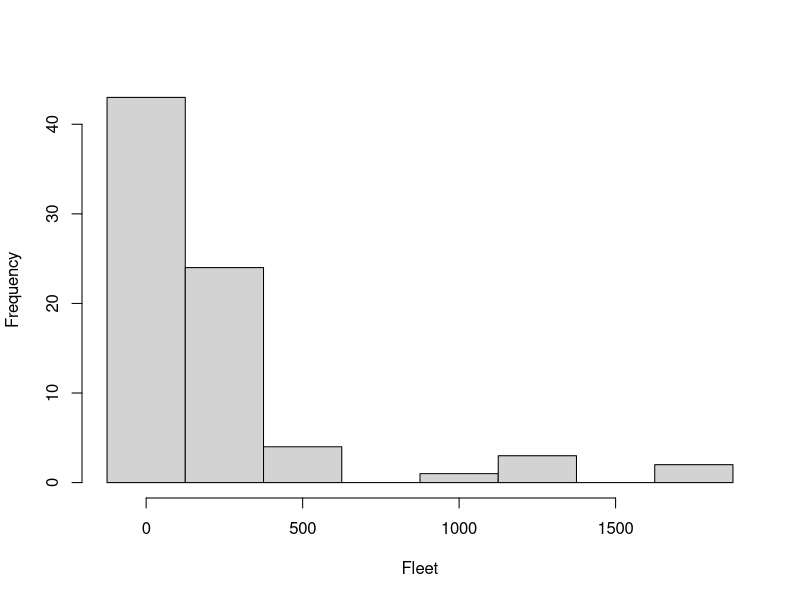
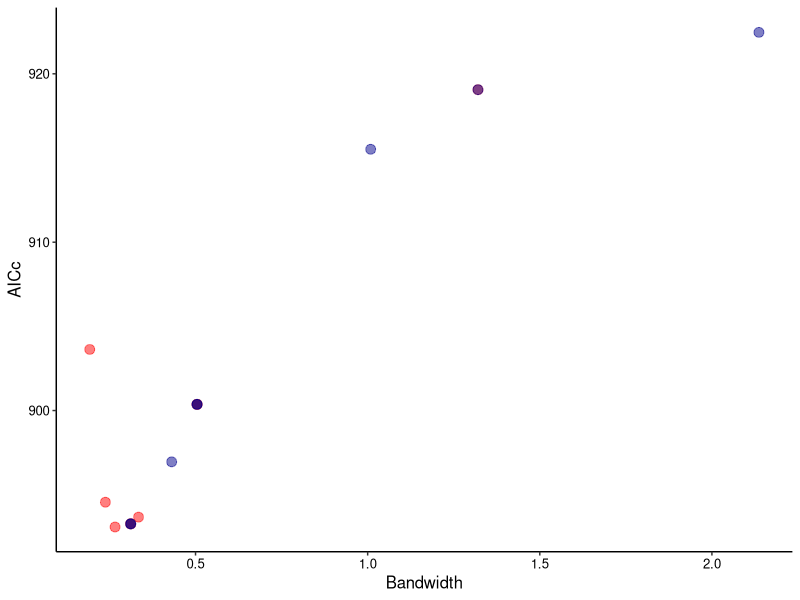
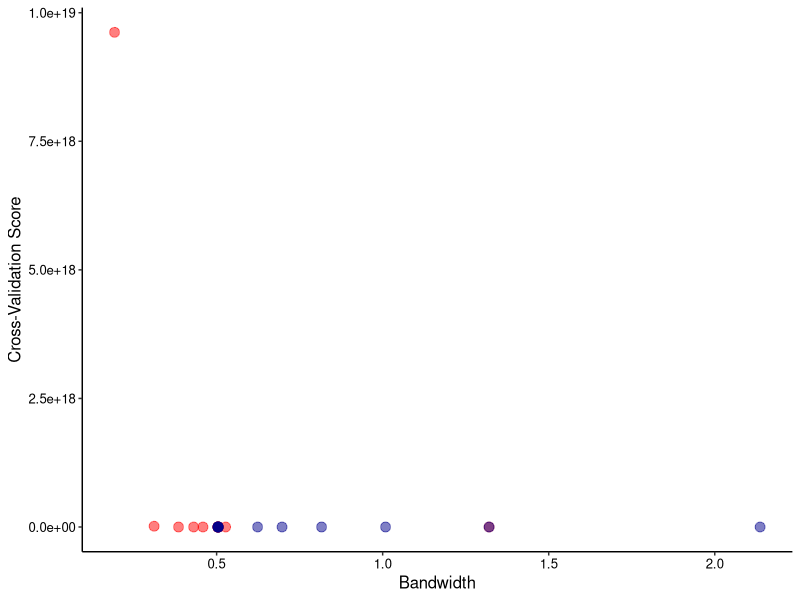
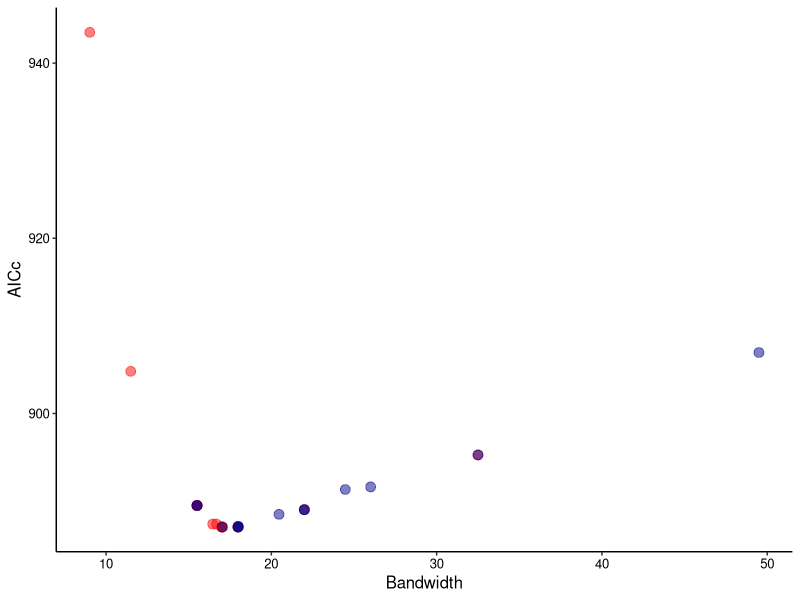
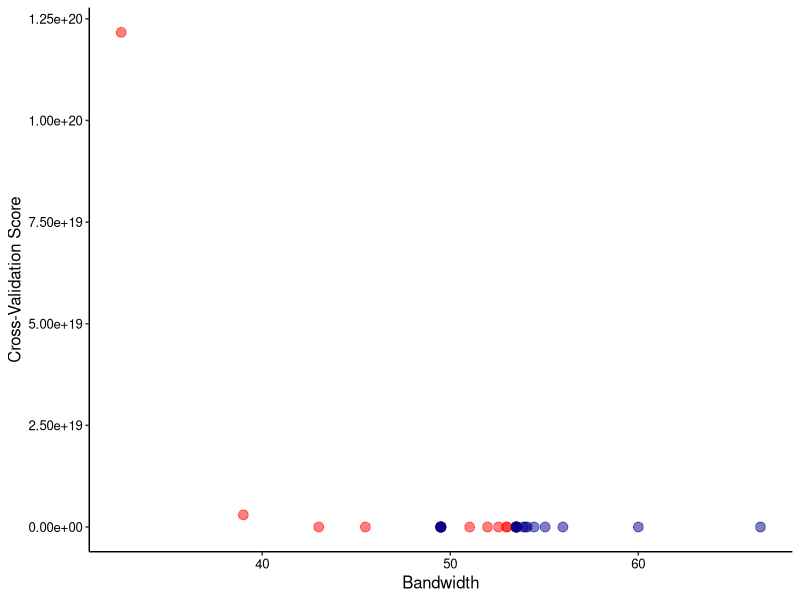
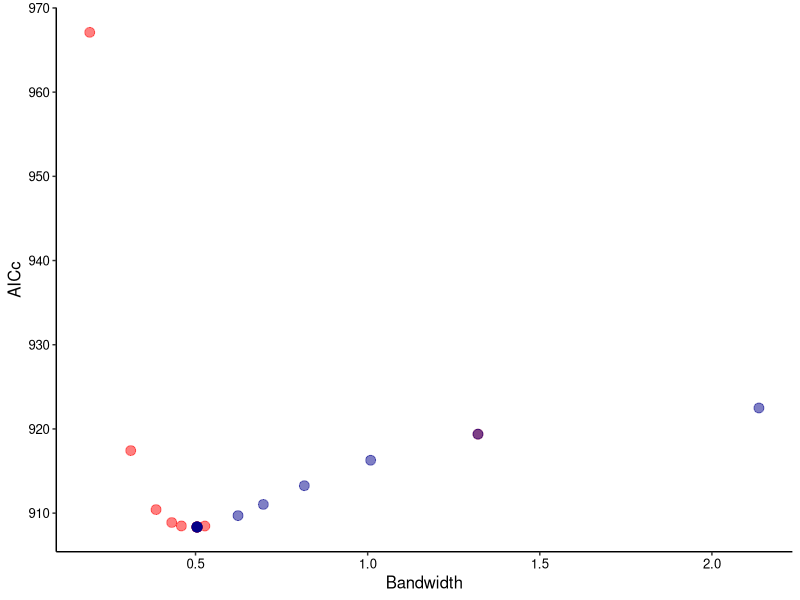
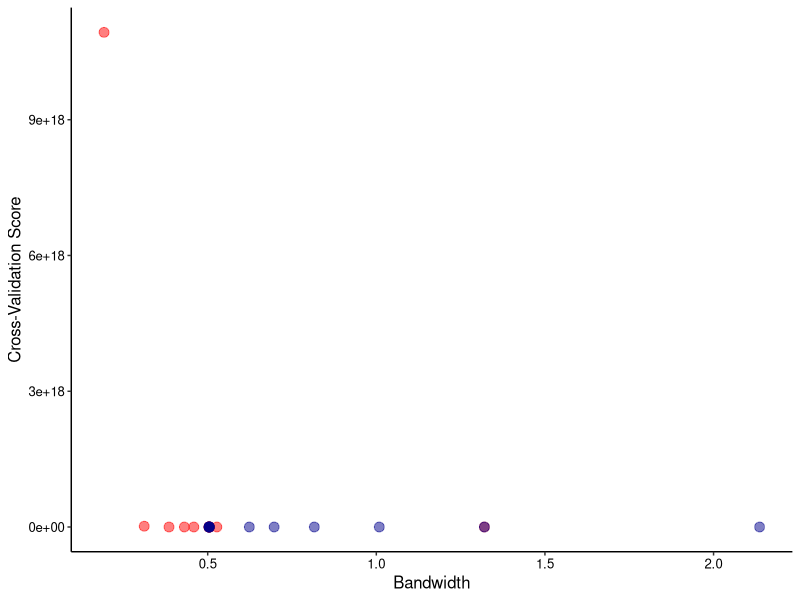
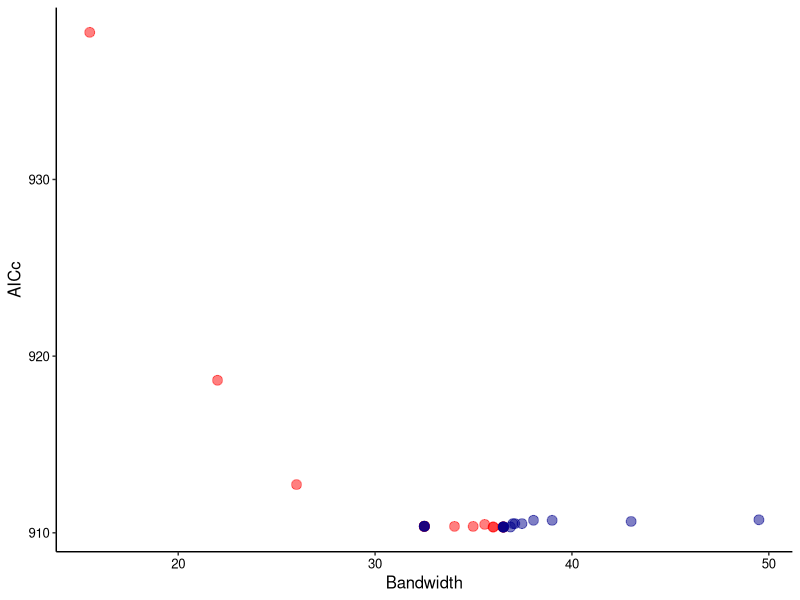

Write the R code that produced these figures, in order.
############### GOLDEN SECTION SEARCH ###############
golden <- function(y, x, lat, long, method, type, gwr, offset=NULL){
  E <- 10
  COORD <- matrix(c(long, lat), ncol=2, byrow=F)
  n <- length(y)
  if (is.null(offset)){
    offset <- matrix(0, nrow=n, ncol=1)
  }
  x <- cbind(matrix(1, nrow=n, ncol=1), x)
  library(kableExtra)
  library(dplyr)
  tabela1 <- matrix(c(method, type, gwr), 1, 3)%>%
    kbl(caption = "", col.names=c("method", "type", "gwr"), align=c("c", "c", "c"))%>%
    kable_classic(full_width = F, html_font = "Cambria", position="left")
  print(tabela1)
  distance <- dist(COORD, "euclidean")
  maxd <- max(distance)
  if (method=="adaptive1"){
    h0 <- 5
    h3 <- n
  }
  else if (method == "adaptiven" | method == "fixed"){
    h0 <- 0
    h3 <- maxd
  }
  r <- 0.61803399
  c <- 1-r
  if (method == "adaptive1"){
    tol <- 0.9
  }
  else{
    tol <- 0.1
  }
  h1 <- h0+(1-r)*(h3-h0)
  h2 <- h0+r*(h3-h0)
  tabela2 <- matrix(c(h0, h1, h2, h3), 1, 4)%>%
    kbl(caption = "", col.names=c("h0", "h1", "h2", "h3"), align=c("c", "c", "c", "c"))%>%
    kable_classic(full_width = F, html_font = "Cambria", position="left")
  print(tabela2)
  cv <- function(h, method, n, coord, x, y, type, maxd, gwr, offset, distance){
    E <- 10
    alphaii <- matrix(0, nrow=n, ncol=2)
    yhat <- matrix(0, nrow=n, ncol=1)
    S <- matrix(0, nrow=n,ncol=n)
    if (gwr=="global"){
      ym <- sum(y)/length(y)
      u <- (y+ym)/2
      n <- log(u);
      par <- 1
      ddpar <- 1
      j <- 0
      aux2 <- 0
      while (abs(ddpar)>0.00001){
        aux1 <- 0
        dpar <- 1
        parold <- par
        while (abs(dpar)>0.001){
          aux1 <- aux1+1
          if (par<0){
            par <- 0.00001
          }
          par <- ifelse(par<E^-10,E^-10,par)
          par <- as.numeric(par)
          g <- sum(digamma(par+y)-digamma(par)+log(par)+1-log(par+u)-(par+y)/(par+u))
          hess <- sum(trigamma(par+y)-trigamma(par)+1/par-2/(par+u)+(y+par)/((par+u)*(par+u)))
          hess <- ifelse(abs(hess)<E^-23,sign(hess)*E^-23,hess)
          hess <- ifelse(hess==0,E^-23,hess)
          par0 <- par
          par <- par0-solve(hess)*g
          if (aux1>50 & par>E^5){
            dpar <- 0.0001
            aux2 <- aux2+1
            if (aux2==1){
              par <- 2
            }	
            else if (aux2==2){
              par=E^5
            }
            else if (aux2==3){
              par <- 0.0001
            }
          }
          else {
            dpar <- par-par0
          }
        }
        a <- 1/par
        dev <- 0
        ddev <- 1
        i <- 0
        while (abs(ddev)>0.00001 & i<800){
          i <- i+1
          w <- (u/(1+as.numeric(a)*u))+(y-u)*(as.numeric(a)*u/(1+2*as.numeric(a)*u+as.numeric(a)^2*u*u))
          z <- n+(y-u)/(w*(1+as.numeric(a)*u)) - as.numeric(offset)
          b <- solve(t(x*as.numeric(w))%*%x)%*%t(x*as.numeric(w))%*%as.numeric(z)
          n <- x%*%b + offset
          u <- exp(n)
          olddev <- dev
          u <- ifelse(u<E^-150,E^-150,u)
          tt <- y/u
          tt <- ifelse(tt==0,E^-10,tt)
          dev <- 2*sum(t(y*log(tt))-(y+1/a)*log((1+a%*%y)/as.numeric(1+as.numeric(a)*u)))
          ddev <- dev-olddev
        }
        if (aux2>4){
          ddpar <- E^-9
        }
        else{
          ddpar <- par-parold
        }
      }
      alpha <- a
    }
    n <- length(y)
    aux2 <- 0
    sequ <- 1:n
    for (i in 1:n){
      seqi <- matrix(i,nrow=n,ncol=1)
      distan <- cbind(cbind(seqi, sequ), as.matrix(distance)[,i])
      u <- nrow(distan)
      w <- matrix(0,u,1)
      if (method=="fixed"){
        if (type=="cv"){
          for (jj in 1:u){
            if (distan[jj,3]<=maxd*0.8 & distan[jj,3]!=0){
              w[jj] <- exp(-0.5*(distan[jj,3]/h)^2)
            }
            else{
              w[jj] <- 0
            }
          }
        }
        else{
          for (jj in 1:u){
            if (distan[jj,3]<=maxd*0.8) {
              w[jj] <- exp(-0.5*(distan[jj,3]/h)^2)
            }
            else{
              w[jj] <- 0
            }
          }
        }
      }
      else if (method=="adaptiven"){
        if (type=="cv"){
          for (jj in 1:u){
            if (distan[jj,3]<=h & distan[jj,3]!=0){
              w[jj] <- (1-(distan[jj,3]/h)^2)^2
            }
            else{
              w[jj] <- 0
            }
          }
        }
        else{
          for (jj in 1:u){
            if (distan[jj,3]<=h){
              w[jj] <- (1-(distan[jj,3]/h)^2)^2
            }
            else{
              w[jj] <- 0
            }
          }
        }
      }
      else if (method=="adaptive1"){
        distan <- distan[order(distan[,3]),]
        distan <- cbind(distan,1:n)
        w <- matrix(0,n,2)
        hn <- distan[h,3]
        if (type=="cv"){
          for (jj in 1:n){
            if (distan[jj,4]<= h & distan[jj,3]!=0){
              w[jj,1] <- (1-(distan[jj,3]/hn)^2)^2
            }
            else{
              w[jj,1] <- 0
            }
            w[jj,2] <- distan[jj,2]
          }
        }
        else{
          for (jj in 1:n){
            if (distan[jj,4]<=h){
              w[jj,1] <- (1-(distan[jj,3]/hn)^2)^2
            }
            else{
              w[jj,1] <- 0
            }
            w[jj,2] <- distan[jj,2]
          }
        }
        w <- w[order(w[, 2]), ]
      }
      wi <- w[,1]
      ym <- sum(y)/length(y)
      uj <- (y+ym)/2
      nj <- log(uj)
      if (i==1 | aux2==5){
        par <- 1
      }
      else{
        par <- alphaii[i-1,2]
      }
      ddpar <- 1
      jj <- 0
      count <- 0
      aux2 <- 0
      while (abs(ddpar)>0.000001){
        aux1 <- 0
        dpar <- 1
        parold <- par
        if (gwr=="global" | gwr=="poisson"){
          dpar <- 0.00001
          if (gwr=="global"){
            par <- 1/a
          }
        }
        # computing alpha=1/par, where par=theta #
        while (abs(dpar)>0.001){
          aux1 <- aux1+1
          if (gwr=="local"){
            par <- ifelse(par<E^-10,E^-10,par)
            g <- sum((digamma(par+y)-digamma(par)+log(par)+1-log(as.numeric(par)+uj)-(as.numeric(par)+y)/(as.numeric(par)+uj))*w[,1])
            hess <- sum((trigamma(par+y)-trigamma(par)+1/par-2/(as.numeric(par)+uj)+(y+par)/((as.numeric(par)+uj)*(as.numeric(par)+uj)))*w[,1])
          }
          hess <- ifelse(abs(hess)<E^-23,sign(hess)*E^-23,hess)
          hess <- ifelse(hess==0,E^-23,hess)
          par0 <- par
          par <- par0-solve(hess)*g
          if (par<=0){
            count <- count+1
            if (count<10){
              par <- 0.000001
            }
            else{
              par <- abs(par)
            }
          }
          if (aux1>50 & par>E^5){
            dpar <- 0.0001
            aux2 <- aux2+1
            if (aux2==1){
              par <- 2
            }
            else if (aux2==2){
              par <- E^5
            }
            else if (aux2==3){
              par <- 0.0001
            }
          }
          else{
            dpar <- par-par0
            if (par<E^-3){
              dpar <- dpar*100
            }
          }
        }
        if (gwr=="poisson"){
          alpha <- 0
        }
        else{
          alpha <- 1/par
        }
        dev <- 0
        ddev <- 1
        cont <- 0
        # computing beta #
        while (abs(ddev)>0.000001 & cont<800){
          cont <- cont+1
          uj <- ifelse(uj>E^100,E^100,uj)
          aux <- (as.numeric(alpha)*uj/(1+2*as.numeric(alpha)*uj+as.numeric(alpha%*%alpha)*uj*uj))
          Ai <- (uj/(1+as.numeric(alpha)*uj))+(y-uj)*aux
          Ai <- ifelse(Ai<=0,E^-5,Ai)
          zj <- nj+(y-uj)/(Ai*(1+as.numeric(alpha)*uj)) - offset
          #print(c("det",det(t(x)%*%((as.numeric(wi*Ai))*x))))
          if (det(t(x)%*%((as.numeric(wi*Ai))*x))<1){
            bi <- matrix(0,ncol(x),1)
          }
          else{
            bi <- solve(t(x)%*%(as.numeric(wi*Ai)*x))%*%t(x)%*%(as.numeric(wi*Ai)*zj)
          }
          nj <- x%*%bi + offset
          nj <- ifelse(nj>E^2,E^2,nj)
          uj <- exp(nj)
          olddev <- dev
          uj <- ifelse(uj<E^-150,E^-150,uj)
          tt <- y/uj
          tt <- ifelse(tt==0,E^-10,tt)
          if (gwr=="poisson"){
            dev <- 2*sum(y*log(tt)-(y-uj))
          }
          else{
            dev <- 2*sum(y*log(tt)-(y+1/alpha)*log((1+alpha*y)/(1+as.numeric(alpha)*uj)))
          }
          if (cont>100){
            ddev <- 0.0000001
          }
          else{
            ddev <- dev-olddev
          }
        }
        jj <- jj+1
        if (gwr=="global" | gwr=="poisson" | aux2>4 | jj>50 | ddpar==0.0000001){
          ddpar <- E^-9
        }
        else{
          ddpar <- par-parold
          if (par<E^-3){
            ddpar <- ddpar*100
          }
        }
      }
      Ai2 <- (uj/(1+as.numeric(alpha)*uj))+(y-uj)*(as.numeric(alpha)*uj/(1+2*as.numeric(alpha)*uj+as.numeric(alpha*alpha)*uj*uj))
      if (all(apply(Ai2, 2, min)<E^-5)){
        Ai2 <- ifelse(Ai2<E^-5,E^-5,Ai2)
      }
      Ai <- Ai2
      if (det(t(x)%*%(as.numeric(wi*Ai)*x))<1){
        S[i,] <- matrix(0,1,n)
      }
      else{
        S[i,] <- x[i,]%*%solve(t(x)%*%(as.numeric(wi*Ai)*x))%*%t(x*as.numeric(wi*Ai))
      }
      yhat[i] <- uj[i]
      alphaii[i,1] <- i
      alphaii[i,2] <- alpha
    }
    alpha <- alphaii[,2]
    yhat <- ifelse(yhat<E^-150,E^-150,yhat)
    tt <- y/yhat
    tt <- ifelse(tt==0,E^-10,tt)
    if (gwr=="poisson"){
      dev <- 2*sum(y*log(tt)-(y-yhat))
    }
    else{
      dev <- 2*sum(y*log(tt)-(y+1/alpha)*log((1+alpha*y)/(1+alpha*yhat)))
    }
    if (gwr!="poisson"){
      a2 <- y+1/alpha
      b2 <- 1/alpha
      c2 <- y+1
    }
    else{
      a2 <- y
      b2 <- 1/(alpha+E^-8)
      c2 <- y+1
      a2 <- ifelse(a2==0,E^-10,a2)
    }
    algamma <- matrix(0,n,1)
    blgamma <- matrix(0,n,1)
    clgamma <- matrix(0,n,1)
    for (i in 1:length(y)){
      algamma[i] <- lgamma(a2[i])
      blgamma[i] <- lgamma(b2[i])
      clgamma[i] <- lgamma(c2[i])
    }
    if (gwr!="poisson"){
      ll <- sum(y*log(alpha*yhat)-(y+1/alpha)*log(1+alpha*yhat)+ algamma - blgamma - clgamma )
      npar <- sum(diag(S))+1
    }
    else{
      ll <- sum(-yhat+y*log(yhat)-clgamma)
      npar <- sum(diag(S))
    }
    #AIC= 2*npar + dev;#
    AIC <- 2*npar -2*ll
    aicc <- AIC +(2*npar*(npar+1))/(n-npar-1)
    cv <- t(y-yhat)%*%(y-yhat)
    res <- cbind(cbind(cbind(cv,aicc),npar),dev)
    return (res)
  }
  out <<- data.frame()
  if (type=="cv"){
    pos <- 1
  }
  else{
    if (type=="aic"){
      pos <- 2
    }
    else{
      pos <- 4
    }
  }
  res1 <- cv(h1, method=method, n=n, coord=COORD, x=x, y=y, type=type, maxd=maxd, gwr=gwr, offset=offset, distance=distance)
  npar1 <- res1[3]
  res1 <- res1[pos]
  res2 <- cv(h2, method=method, n=n, coord=COORD, x=x, y=y, type=type, maxd=maxd, gwr=gwr, offset=offset, distance=distance)
  npar2 <- res2[3]
  res2 <- res2[pos]
  if (type=="cv"){
    out <<- rbind(out, c(h1, res1, h2, res2))
    names(out) <<- c("h1", "res1", "h2", "res2")
  }
  else{
    out <<- rbind(out, c(h1, res1, npar1, h2, res2, npar2))
    names(out) <<- c("h1", "res1", "npar1", "h2", "res2", "npar2")
  }
  while(abs(h3-h0) > tol*2){
    if (res2<res1){
      h0 <- h1
      h1 <- h2
      h2 <- c*h1+r*h3
      res1 <- res2
      npar1 <- npar2
      res2 <- cv(h2, method=method, n=n, coord=COORD, x=x, y=y, type=type, maxd=maxd, gwr=gwr, offset=offset, distance=distance)
      npar2 <- res2[3]
      res2 <- res2[pos]
      if (type=="cv"){
        out <<- rbind(out, c(h1, res1, h2, res2))
      }
      else{
        out <<- rbind(out, c(h1, res1, npar1, h2, res2, npar2))
      }
    }
    else{
      h3 <- h2
      h2 <- h1
      h1 <- c*h2+r*h0
      res2 <- res1
      npar2 <- npar1
      res1 <- cv(h1, method=method, n=n, coord=COORD, x=x, y=y, type=type, maxd=maxd, gwr=gwr, offset=offset, distance=distance)
      npar1 <- res1[3]
      res1 <- res1[pos]
      if (type=="cv"){
        out <<- rbind(out, c(h1, res1, h2, res2))
      }
      else{
        out <<- rbind(out, c(h1, res1, npar1, h2, res2, npar2))
      }
    }
  }
  if (method=="adaptive1"){
    xmin <- (h3+h0)/2
    h2 <- ceiling(xmin)
    h1 <- floor(xmin)
    golden1 <- cv(h1, method=method, n=n, coord=COORD, x=x, y=y, type=type, maxd=maxd, gwr=gwr, offset=offset, distance=distance)
    g1 <- golden1[pos]
    golden2 <- cv(h2, method=method, n=n, coord=COORD, x=x, y=y, type=type, maxd=maxd, gwr=gwr, offset=offset, distance=distance)
    g2 <- golden2[pos]
    npar1 <- golden1[3]
    res1 <- golden1[pos]
    npar2 <- golden2[3]
    res2 <- golden2[pos]
    if(type=="cv"){
      out <<- rbind(out, c(h1, res1, h2, res2))
    }
    else{
      out <<- rbind(out, c(h1, res1, npar1, h2, res2, npar2))
    }
    if (g1<g2){
      xmin <- h1
      npar <- golden1[3]
      golden <- g1
    }
    else{
      xmin <- h2
      npar <- golden2[3]
      golden <- g2
    }
  }
  else{
    xmin <- (h3+h0)/2
    golden <- cv(xmin, method=method, n=n, coord=COORD, x=x, y=y, type=type, maxd=maxd, gwr=gwr, offset=offset, distance=distance)
    npar <- golden[3]
    golden <- golden[pos]
  }
  h1 <- xmin
  res1 <- golden
  npar1 <- npar
  h2 <- NA
  res2 <- NA
  npar2 <- NA
  if (type=="cv"){
    out <<- rbind(out, c(h1, res1, h2, res2))
    tabela3 <- matrix(c(golden, xmin), 1, 2)%>%
      kbl(caption = "", col.names=c("golden", "xmin"), align=c("c", "c"))%>%
      kable_classic(full_width = F, html_font = "Cambria", position="left")
    print(tabela3)
  }
  else{
    out <<- rbind(out, c(h1, res1, npar1, h2, res2, npar2))
    tabela3 <- matrix(c(golden, xmin, npar), 1, 3)%>%
      kbl(caption = "", col.names=c("golden", "xmin", "npar"), align=c("c", "c", "c"))%>%
      kable_classic(full_width = F, html_font = "Cambria", position="left")
    print(tabela3)
  }
  View(out)
  library(ggplot2)
  ggplot(out,aes(x=as.numeric(h1),y=as.numeric(res1))) + geom_point(colour="red",alpha=0.5,size=3) +
    scale_y_continuous() + 
    scale_x_continuous() + 
    geom_point(aes(x=as.numeric(h2),y=as.numeric(res2)),colour="darkblue",alpha=.5,size=3) + 
    labs(x= "Bandwidth", y=if(type=="aic"){"AICc"}else{"Cross-Validation Score"}) +
    theme_test() +
    theme(axis.title.y=element_text(colour="black", size=12),
          axis.title.x = element_text(colour="black", size=12),
          axis.text = element_text(colour = "black", size=9.5),
          panel.border = element_blank(),
          axis.line = element_line(colour = "black"))
}

### Trocas
# _dist_ ---> distance
# seq ---> sequ
# dist ---> distan

############### EXEMPLO ###############
setwd('~/PIBIC/golden_section_search')
data_gwnbr <- read.table('data_gwnbr.txt', header=T)

library(kableExtra)
library(dplyr)
matrix(c(mean(data_gwnbr$fleet), var(data_gwnbr$fleet)), 1, 2)%>%
  kbl(caption = "Fleet Variable", col.names=c("Mean", "Variance"), align=c("c", "c")) %>%
  kable_classic(full_width = F, html_font = "Cambria", position="left")
hist(data_gwnbr$fleet, breaks=c(-125, 125, 375, 625, 875, 1125, 1375, 1625, 1875), main="", xlab="Fleet", ylab="Frequency")
library(tidyverse)

############### TESTS AND PLOTS #################
# Test 1 - GWR=local METHOD=fixed TYPE=aic
golden(y=data_gwnbr$fleet,x=data_gwnbr$industry,lat=data_gwnbr$x,long=data_gwnbr$Y,method="fixed", type="aic",gwr="local")


# Test 2 - GWR=local METHOD=fixed TYPE=cv
golden(y=data_gwnbr$fleet,x=data_gwnbr$industry,lat=data_gwnbr$x,long=data_gwnbr$Y,method="fixed", type="cv",gwr="local")

# Test 3 - GWR=local METHOD=adaptive1 TYPE=aic
golden(y=data_gwnbr$fleet,x=data_gwnbr$industry,lat=data_gwnbr$x,long=data_gwnbr$Y,method="adaptive1", type="aic",gwr="local")

# Test 4 - GWR=local METHOD=adaptive1 TYPE=cv
golden(y=data_gwnbr$fleet,x=data_gwnbr$industry,lat=data_gwnbr$x,long=data_gwnbr$Y,method="adaptive1", type="cv",gwr="local")

# Test 5 - GWR=global METHOD=fixed TYPE=aic
golden(y=data_gwnbr$fleet,x=data_gwnbr$industry,lat=data_gwnbr$x,long=data_gwnbr$Y,method="fixed", type="aic",gwr="global")

# Test 6 - GWR=global METHOD=fixed TYPE=cv
golden(y=data_gwnbr$fleet,x=data_gwnbr$industry,lat=data_gwnbr$x,long=data_gwnbr$Y,method="fixed", type="cv",gwr="global")


# Test 7 - GWR=global METHOD=adaptive1 TYPE=aic
golden(y=data_gwnbr$fleet,x=data_gwnbr$industry,lat=data_gwnbr$x,long=data_gwnbr$Y,method="adaptive1", type="aic",gwr="global")

# Test 8 - GWR=global METHOD=adaptive1 TYPE=cv
golden(y=data_gwnbr$fleet,x=data_gwnbr$industry,lat=data_gwnbr$x,long=data_gwnbr$Y,method="adaptive1", type="cv",gwr="global")

# Test 9 - GWR=poisson METHOD=fixed TYPE=aic
# ta ficando um pouco diferente do plot do professor
golden(y=data_gwnbr$fleet,x=data_gwnbr$industry,lat=data_gwnbr$x,long=data_gwnbr$Y,method="fixed", type="aic",gwr="poisson")

# Test 10 - GWR=poisson METHOD=fixed TYPE=cv
golden(y=data_gwnbr$fleet,x=data_gwnbr$industry,lat=data_gwnbr$x,long=data_gwnbr$Y,method="fixed", type="cv",gwr="poisson")

# Test 11 - GWR=poisson METHOD=adaptive1 TYPE=aic
golden(y=data_gwnbr$fleet,x=data_gwnbr$industry,lat=data_gwnbr$x,long=data_gwnbr$Y,method="adaptive1", type="aic",gwr="poisson")


# Test 12 - GWR=poisson METHOD=adaptive1 TYPE=cv
golden(y=data_gwnbr$fleet,x=data_gwnbr$industry,lat=data_gwnbr$x,long=data_gwnbr$Y,method="adaptive1", type="cv",gwr="poisson")

## outliers: exemplos 2, 4, 6, 8, 10, 12
